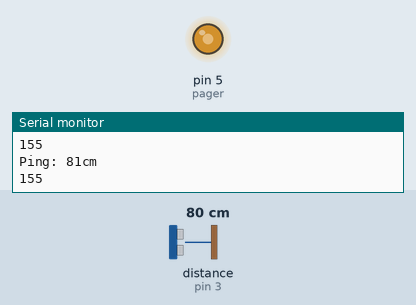
A sketch run on a simulated Arduino Uno, built with avr-gcc and run on an emulated ATmega328P. On the bench: output pins drawn as LEDs (lit = HIGH), the last lines printed to the serial monitor. The test bench sets the inputs (shaded band); at power-on: distance to the obstacle (sensor on pin 3) 80 cm. The echo pulse lasts 58.3 µs per cm.

Above: at 1.2 s.
1.3 s: distance to the obstacle (sensor on pin 3) set to 2 cm
At 1.9 s:
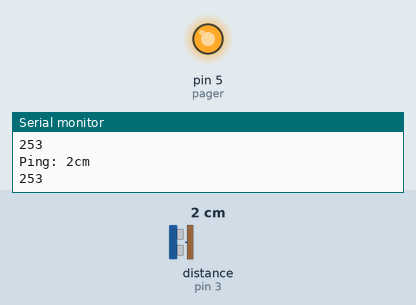
2.8 s: distance to the obstacle (sensor on pin 3) set to 120 cm
At 3.8 s:
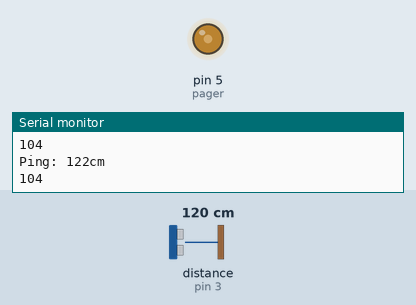
4.3 s: distance to the obstacle (sensor on pin 3) set to 131 cm
At 4.7 s:
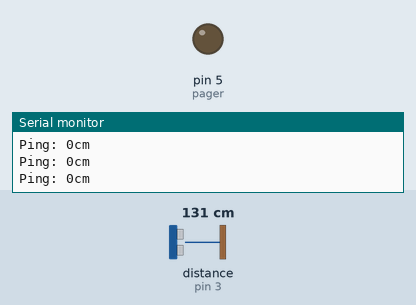
Timing chart, 0 to 7.3 s (numbered marks = the images above; inputs shaded):
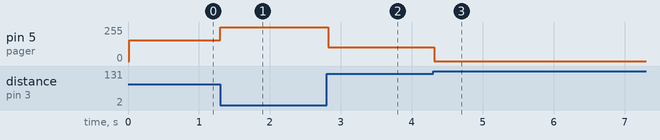

The sketch:

laser_cane.ino
```cpp
#include <NewPing.h> // Load newping library

#define TRIGGER_PIN 2 // Trigger pin
#define ECHO_PIN 3 // Echo pin
#define MAX_DISTANCE 125 // Maximum distance
int pager = 5; // Motor pin
unsigned long millisDelay; // Used for a delay inbetween reading the ultrasonic sensor
unsigned long motorLevel; // Used for the PWM of the motor

NewPing sonar(TRIGGER_PIN, ECHO_PIN, MAX_DISTANCE); // NewPing setup of pins and maximum distance.

void setup() {
  Serial.begin(9600); // Start serial on 9600
  pinMode(pager, OUTPUT); // Motor pin
}

void loop() {
  while (millis() >= millisDelay) // Used instead of a delay
  {
    Serial.print("Ping: "); // Print to serial
    Serial.print(sonar.ping_cm()); // Print to serial ping in CM
    Serial.println("cm"); // Print to serial

  if (sonar.ping_cm() == 0) // When out of range turn motor off
  {
    analogWrite(pager, 0); // Turn motor off
  }

  else // When in range run code
  {
    motorLevel = map(sonar.ping_cm(), 0, 125,255, 100); // Maps distance to motor PWM
    Serial.println(motorLevel); // Print to serial
    analogWrite(pager, motorLevel); // Run motor
  }
    millisDelay += 100; // Adds to the time for the delay
  }

}
```

Measured:
- the behaviour switches between 125 and 126 cm on distance to the obstacle (sensor on pin 3) (found by bisection; images 2 and 3)
- after the input at 1.3 s, pin 5 (pager): 155/255 → 253/255 at once
- after the input at 2.8 s, pin 5 (pager): 253/255 → 104/255 at once
- after the input at 4.3 s, pin 5 (pager): 104/255 → 0/255 at once
